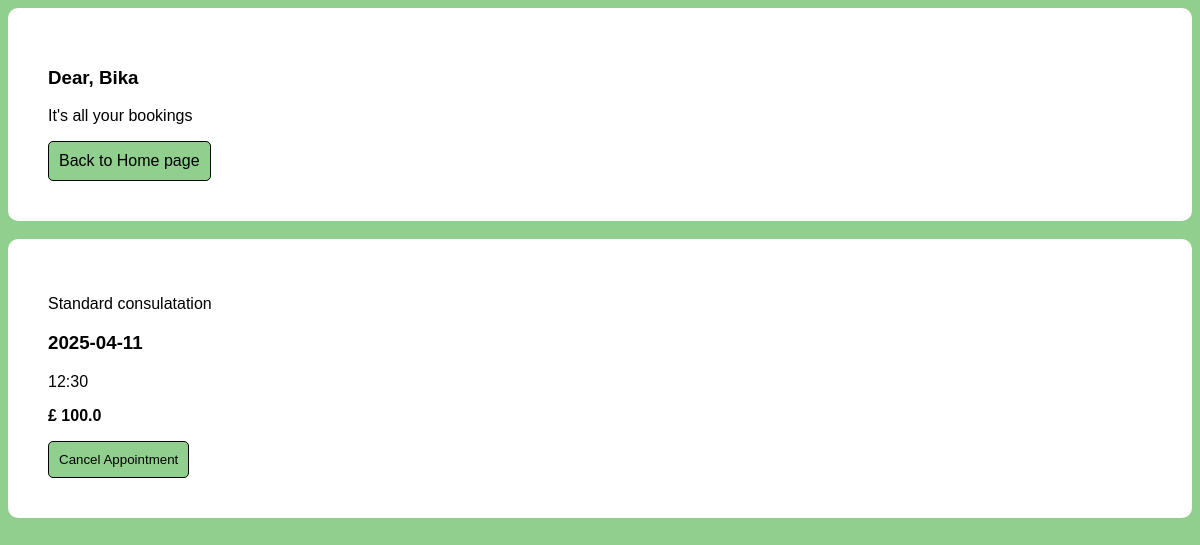
Page /profile (signed in) on the committed database.
### tables this page shows
CREATE TABLE tblBooking(
bookingID INTEGER PRIMARY KEY AUTOINCREMENT,
custID INTEGER,
tariffID INTEGER,
date TEXT NOT NULL,
status TEXT NOT NULL,
time TEXT NOT NULL,
amount REAL NOT NULL,
FOREIGN KEY (custID) REFERENCES tblCustomer(custID),
FOREIGN KEY (tariffID) REFERENCES tblTariffs(tariffID));

CREATE TABLE tblTariffs(
tariffID INTEGER PRIMARY KEY AUTOINCREMENT,
name TEXT NOT NULL,
description TEXT NOT NULL,
price REAL NOT NULL);

### app.py (the view)
@app.route('/profile')
def profile():
    cust_id=session.get('cust_id')
    name=session.get('name')
    with sqlite3.connect('RolsaTechnology.db') as con:
        cur = con.execute("""
            SELECT b.date, b.time, b.amount, t.name, b.bookingID
            FROM tblBooking b
            JOIN tblTariffs t ON b.tariffID = t.tariffID
            WHERE b.custID = ?
            AND status = 'Pending'
        """, [cust_id])
        rows = cur.fetchall()
        bookings = [{'date':row[0],'time': row[1], 'amount': row[2],'tariff_name':row[3], 'booking_id':row[4]} for row in rows]
        return render_template('profile.html', bookings=bookings, name=name)

### templates/profile.html (shortened to what this page needs)
<!DOCTYPE html>
<html lang="en" xmlns="http://www.w3.org/1999/xhtml">
<head>
    <link rel="stylesheet" href="{{url_for('static', filename='bookingstyle.css')}}">
</head>
<body>
    <div class="container">
        <h3>Dear, {{name}}</h3>
        <p>It's all your bookings </p>
        <a href="/" class="btn">Back to Home page</a>
    </div>
    <br>
    {% if bookings %}
    {% for booking in bookings %}
    <div class="container">
        <p>{{booking.tariff_name}}</p>
        <h3>{{booking.date}}</h3>
        <p>{{booking.time}}</p>
        <p><strong>£ {{booking.amount}}</strong></p>
        <form action="/cancel" method="post">
            <button type="submit">Cancel Appointment </button>
</form>
    </div>
        <br>
        {% endfor %}
        {% else %}
        <div class="container">
            <p>You haven't made any bookings yet</p>
        </div>
        {% endif %}
</body>
</html>

### static/bookingstyle.css (style rules this page uses)
body { font-family: Arial,sans-serif; background-color: #90cf8e; }
.container { height: auto; border-radius: 10px; box-shadow: 0px,8px,8px rgba(0,0,0,0.2); padding: 40px; background-color: white; gap:20px }
button { padding: 10px; border: 1px, solid, black; border-radius: 5px; background-color: #90cf8e; }
.btn { display: inline-block; color: black; text-align: center; padding:10px; text-decoration: none; background-color: #90cf8e; border: 1px, solid, black; border-radius: 5px; }

### rows in the picture
tblBooking: tariff_name "Standard consulatation", date "2025-04-11", time "12:30", amount "100.0"

### other values in the picture
{{ name }} "Bika"
